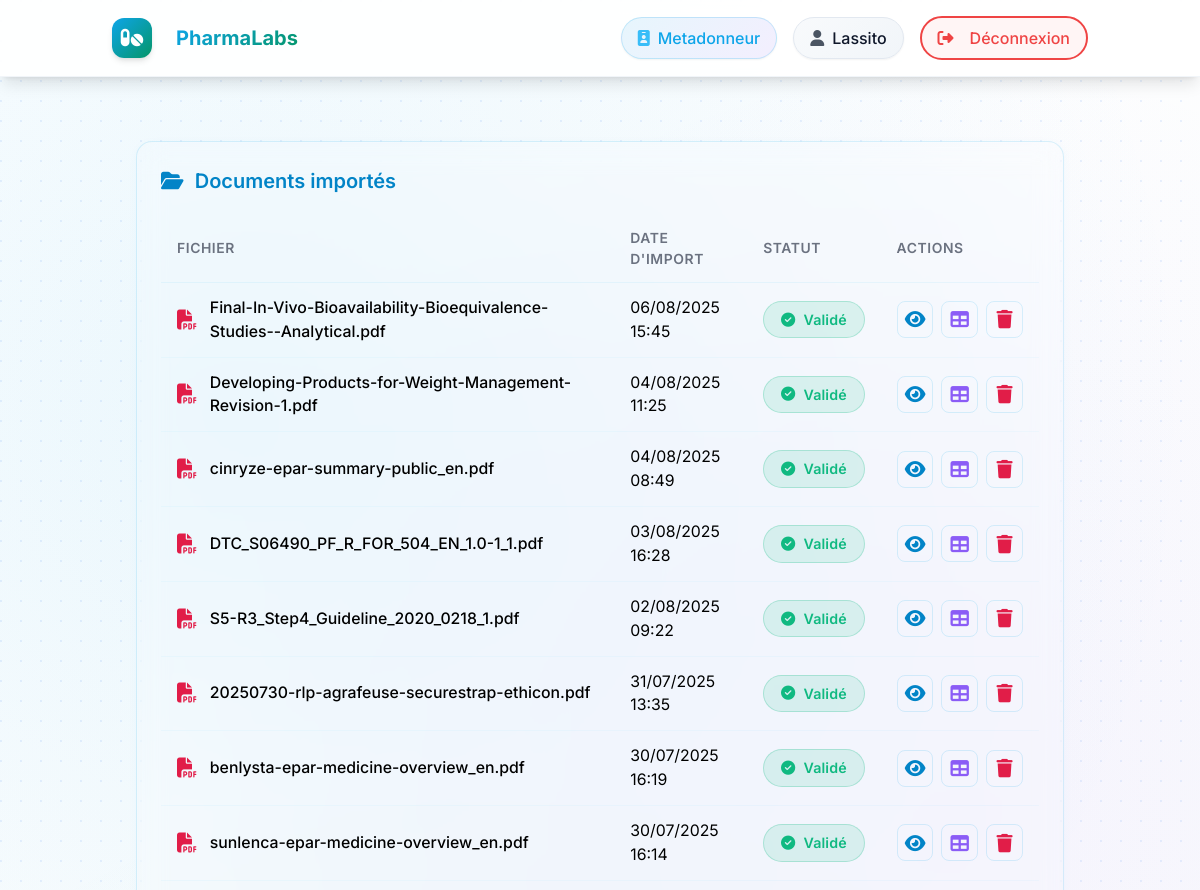
The app's page /documents/ (signed in, upper part), older data.
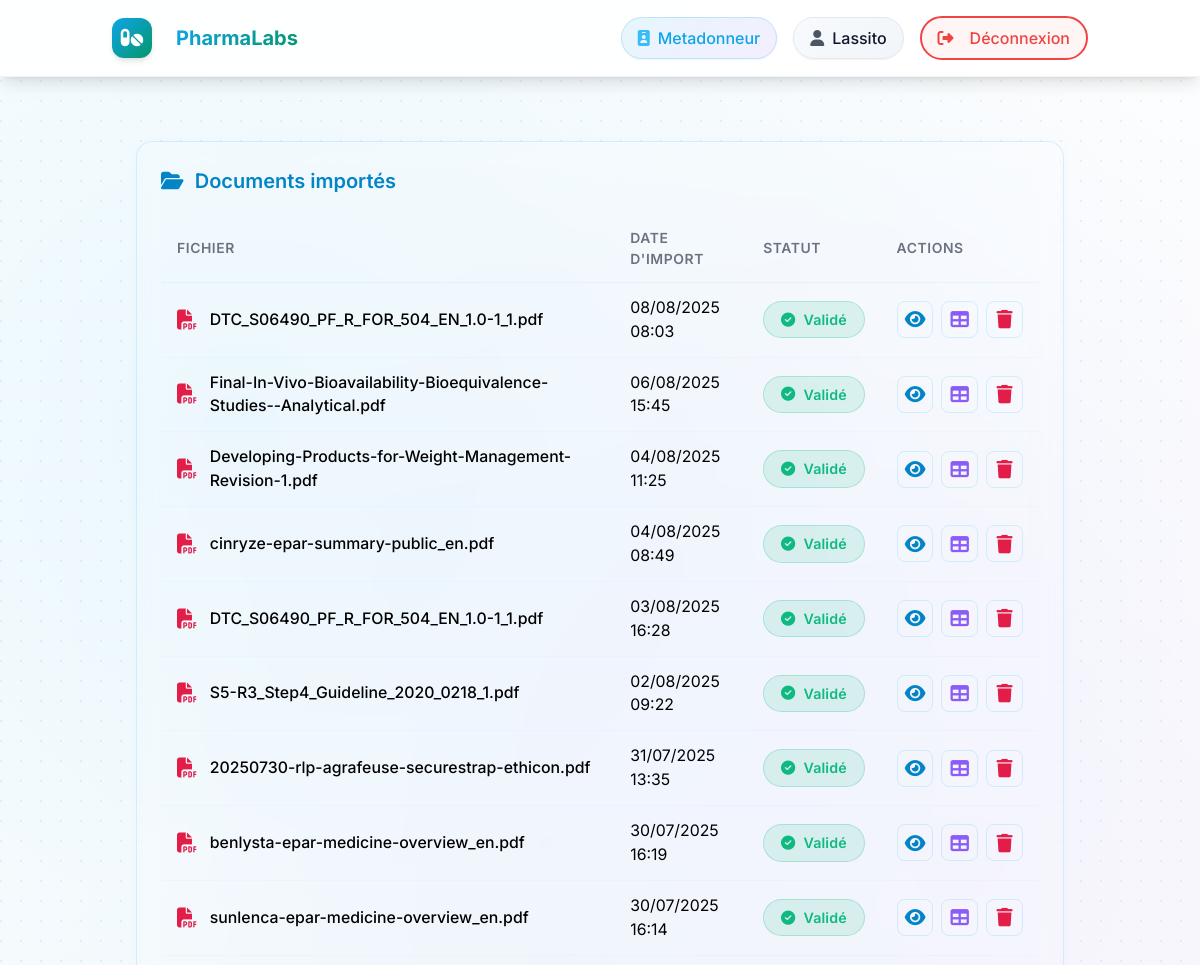
The same page, newer data.
### rawdocs/models.py (models this page shows, shortened)
class RawDocument(models.Model):
    url = models.URLField(help_text="URL d'origine du PDF", blank=True)
    file = models.FileField(upload_to=pdf_upload_to, help_text="Fichier PDF téléchargé")
    created_at = models.DateTimeField(auto_now_add=True)
    owner = models.ForeignKey(
        settings.AUTH_USER_MODEL,
        on_delete=models.CASCADE,
        related_name='raw_documents',
        null=True, blank=True,
        help_text="Utilisateur qui a téléchargé ce document"
    )
    is_validated = models.BooleanField(default=False, help_text="Document validé par un métadonneur")
    validated_at = models.DateTimeField(null=True, blank=True)
    is_ready_for_expert = models.BooleanField(default=False, help_text="Document prêt pour révision expert")
    expert_ready_at = models.DateTimeField(null=True, blank=True,
                                           help_text="Date à laquelle le document est devenu prêt pour l'expert")
    total_pages = models.IntegerField(default=0, help_text="Nombre total de pages")
    pages_extracted = models.BooleanField(default=False, help_text="Pages extraites individuellement")
    title = models.TextField(blank=True, help_text="Titre du document")
    doc_type = models.CharField("Type", max_length=100, blank=True, help_text="Type du document (guide, rapport…)")
    publication_date = models.CharField(max_length=100, blank=True, help_text="Date de publication")
    version = models.CharField(max_length=50, blank=True, help_text="Version extraite")
    source = models.CharField(max_length=255, blank=True, help_text="Organisation émettrice (EMA, FDA…)")
    context = models.TextField(blank=True, help_text="Contexte extrait (2 phrases max)")
    country = models.CharField(max_length=100, blank=True, help_text="Pays détecté (GPE ou TLD)")
    language = models.CharField(max_length=10, blank=True, help_text="Langue détectée (fr, en…)")
    url_source = models.URLField(blank=True, help_text="URL d'origine pour référence")

### rawdocs/views.py (the view)
# urls.py: path('documents/', views.document_list, name='document_list'),
@login_required(login_url='rawdocs:login')
@user_passes_test(is_metadonneur)
def document_list(request):
    docs = RawDocument.objects.filter(owner=request.user).order_by('-created_at')
    for d in docs:
        d.basename = os.path.basename(d.file.name)
    return render(request, 'rawdocs/document_list.html', {'documents': docs})

### rawdocs/templatetags/rawdocs_extras.py (called while the page is built)
@register.filter
def basename(value):
    return os.path.basename(value)

### rawdocs/views.py (called while the page is built)
def is_metadonneur(user):
    return user.groups.filter(name="Metadonneur").exists()

### templates/rawdocs/document_list.html (shortened to what the changed rows need)
{% extends "base.html" %}
{% load rawdocs_extras %}
{% block content %}
<div class="dashboard-container">
    <div class="card">
        <h2 class="card-title">
            <i class="fas fa-folder-open"></i>
            Documents importés
        </h2>
        {% if documents %}
            <div class="overflow-x-auto" style="overflow-x:auto;">
                <table class="table">
                    <thead>
                        <tr>
                            <th>Fichier</th>
                            <th>Date d'import</th>
                            <th>Statut</th>
                            <th>Actions</th>
                        </tr>
                    </thead>
                    <tbody>
                        {% for doc in documents %}
                        <tr>
                            <td>
                                <div class="filename">
                                    <i class="fas fa-file-pdf"></i>
                                    {{ doc.file.name|basename }}
                                </div>
                            </td>
                            <td>{{ doc.created_at|date:"d/m/Y H:i" }}</td>
                            <td>
                                {% if doc.is_refused %}
                                    <span class="badge refused">
                                        <i class="fas fa-times-circle"></i> Refusé
                                    </span>
                                {% elif doc.requires_correction %}
                                    <span class="badge correction">
                                        <i class="fas fa-bell"></i> Correction requise
                                    </span>
                                {% elif doc.is_validated %}
                                    <span class="badge validated">
                                        <i class="fas fa-check-circle"></i> Validé
                                    </span>
                                {% else %}
                                    <span class="badge pending">
                                        <i class="fas fa-clock"></i> En attente
                                    </span>
                                {% endif %}
                            </td>
                            <td>
                                <div class="table-actions">
                                    <a href="{% url 'rawdocs:edit_metadata' doc.id %}"
                                       class="action-btn view"
                                       aria-label="Voir ou éditer les métadonnées"
                                       title="Voir / éditer les métadonnées">
                                        <i class="fas fa-eye"></i>
                                    </a>
                                    <a href="{% url 'rawdocs:document_tables_images' doc.id %}"
                                       class="action-btn extract"
                                       aria-label="Tableaux et images"
                                       title="Extraire tableaux et images">
                                        <i class="fas fa-table"></i>
                                    </a>
                                    <form method="post"
                                          action="{% url 'rawdocs:document_delete' doc.id %}"
                                          class="inline" style="display:inline;">
                                        <button type="submit"
                                                class="action-btn delete"
                                                aria-label="Supprimer"
                                                title="Supprimer"
                                                onclick="return confirm('Êtes-vous sûr de vouloir supprimer ce document ?');">
                                            <i class="fas fa-trash"></i>
                                        </button>
                                    </form>
                                </div>
                            </td>
                        </tr>
                        {% endfor %}
                    </tbody>
                </table>
            </div>
        {% endif %}
    </div>
</div>
{% endblock %}

Row changes from the older to the newer data that the page shows:
added RawDocument: file.name|basename "DTC_S06490_PF_R_FOR_504_EN_1.0-1_1.pdf", created_at "08/08/2025 08:03", is_validated True (drawn)
